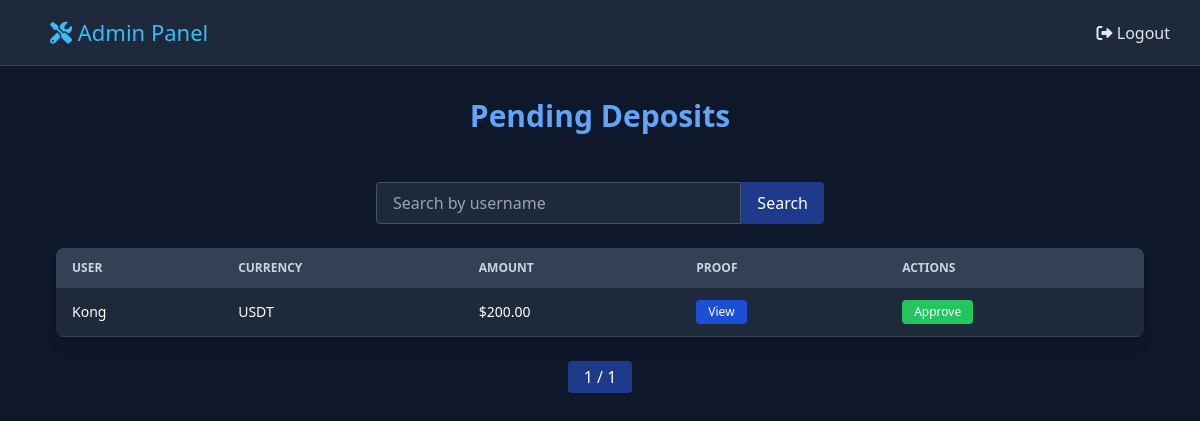
Screenshot of /ad/deposits/ with the database file from the repository.
### powerdigital_app/models.py (models this page shows, shortened)
class Deposit(models.Model):
    user = models.ForeignKey(User, on_delete=models.CASCADE, related_name='deposits')
    currency = models.CharField(max_length=10, choices=[
        ('USDT', 'USDT'),
        ('BTC', 'BTC'),
        ('ETH', 'ETH'),
        ('TRX', 'TRX'),
        ('ETC', 'ETC'),
        ('BNB', 'BNB'),
        ('DOGE', 'DOGE'),
        ('DOT', 'DOT'),
        ('APT', 'APT'),
        ('TON', 'TON'),
        ('ICP', 'ICP'),
        ('SHIB', 'SHIB'),
        ('ITC', 'ITC'),
        ('HT', 'HT'),
    ])
    amount = models.DecimalField(max_digits=20, decimal_places=2)
    payment_proof = models.ImageField(upload_to='deposits/')
    is_approved = models.BooleanField(default=False)
    created_at = models.DateTimeField(auto_now_add=True)

### powerdigital_app/views.py (the view)
# urls.py: path('ad/deposits/', views.admin_deposit_list, name='admin_deposits'),
def admin_deposit_list(request):
    query = request.GET.get('q', '')
    deposits = Deposit.objects.filter(is_approved=False).order_by('-created_at')
    if query:
        deposits = deposits.filter(Q(user__username__icontains=query))
    paginator = Paginator(deposits, 10)  # Show 10 per page
    page_number = request.GET.get('page')
    page_obj = paginator.get_page(page_number)
    return render(request, 'admins/deposit_review.html', {
        'page_obj': page_obj,
        'query': query
    })

### powerdigital_app/templates/admins/deposit_review.html (shortened to what this page needs)
{% extends 'admins/admin_base.html' %}
{% block content %}
{% load static %}
<!DOCTYPE html>
<html lang="en">
<head>
  <script src="https://cdn.tailwindcss.com"></script>
</head>
<body class="bg-slate-900 text-white font-sans">
  <div class="max-w-6xl mx-auto p-4 sm:p-6 lg:p-8">
    <h2 class="text-2xl sm:text-3xl font-bold text-blue-400 text-center mb-6">
      Pending Deposits
    </h2>
    <br>
    <form method="get" class="max-w-md mx-auto mb-6 flex">
      <input
        type="text"
        name="q"
        placeholder="Search by username"
        value="{{ query }}"
        class="flex-1 px-4 py-2 rounded-l bg-slate-800 text-white border border-slate-600 focus:outline-none"
      >
      <button class="bg-blue-900 hover:bg-blue-700 text-white px-4 rounded-r" type="submit">
        Search
      </button>
    </form>
    <div class="overflow-x-auto rounded-lg shadow-lg bg-slate-800">
      <table class="min-w-full text-sm">
        <thead class="bg-slate-700 text-slate-300 uppercase text-xs">
          <tr>
            <th class="px-4 py-3 text-left">User</th>
            <th class="px-4 py-3 text-left">Currency</th>
            <th class="px-4 py-3 text-left">Amount</th>
            <th class="px-4 py-3 text-left">Proof</th>
            <th class="px-4 py-3 text-left">Actions</th>
          </tr>
        </thead>
        <tbody>
          {% for deposit in page_obj %}
          <tr class="border-b border-slate-700 hover:bg-slate-700/50">
            <td class="px-4 py-3">{{ deposit.user.username }}</td>
            <td class="px-4 py-3">{{ deposit.currency }}</td>
            <td class="px-4 py-3">${{ deposit.amount }}</td>
            <td class="px-4 py-3">
              <a href="{{ deposit.payment_proof.url }}" target="_blank"
                 class="inline-block px-3 py-1 bg-blue-700 text-white rounded hover:bg-blue-800 text-xs font-medium">
                View
              </a>
            </td>
            <td class="px-4 py-3">
              <a href="{% url 'approve_deposit' deposit.id %}"
                 class="inline-block px-3 py-1 bg-green-500 text-white rounded hover:bg-green-600 text-xs font-medium">
                Approve
              </a>
            </td>
          </tr>
          {% empty %}
          <tr>
            <td colspan="5" class="text-center text-slate-400 py-6">
              No pending deposits found.
            </td>
          </tr>
          {% endfor %}
        </tbody>
      </table>
    </div>
    <div class="flex justify-center mt-6 space-x-2">
      <span class="px-4 py-1 bg-blue-900 text-white rounded">{{ page_obj.number }} / {{ page_obj.paginator.num_pages }}</span>
    </div>
  </div>
</body>
</html>
{% endblock %}

### powerdigital_app/templates/admins/admin_base.html (style rules this page uses)
body { margin: 0; font-family: 'Segoe UI', Tahoma, Geneva, Verdana, sans-serif; background-color: #0f172a; color: #e2e8f0; }

### rows the page displays
Deposit: user.username "Kong", currency "USDT", amount "200.00"

### other values shown
{{ page_obj.number }} "1"
{{ page_obj.paginator.num_pages }} "1"
